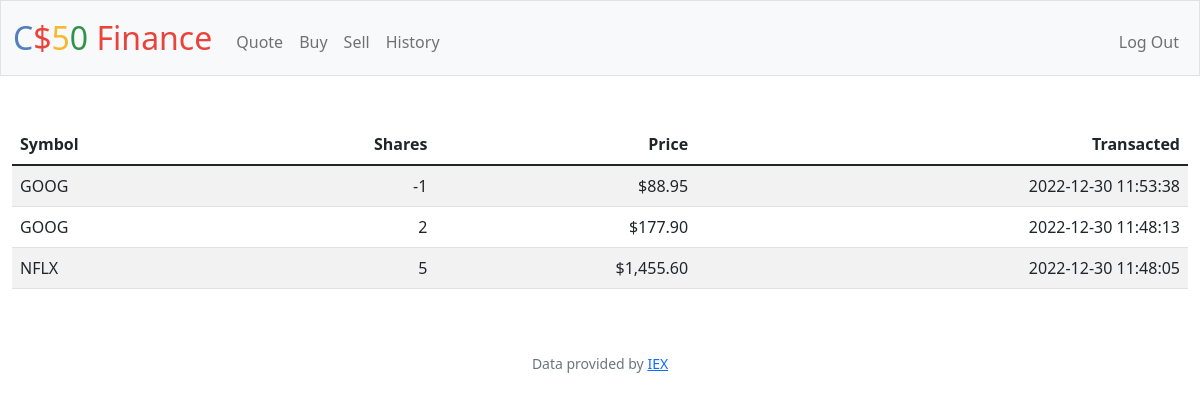
The app's page /history (signed in) with its own data.
### tables this page shows
CREATE TABLE transactions
  (id       INTEGER PRIMARY KEY AUTOINCREMENT NOT NULL,
  user_id   INTEGER NOT NULL,
  timestamp DATETIME DEFAULT CURRENT_TIMESTAMP,
  type      TEXT CHECK(type IN ('P', 'S')),
  price     NUMERIC CHECK(price > 0) NOT NULL,
  shares    INTEGER CHECK(shares > 0) NOT NULL,
  symbol    TEXT CHECK(LENGTH(symbol) < 50) NOT NULL,
            FOREIGN KEY(user_id) REFERENCES users(id));

### app.py (the view)
@app.route("/history")
@login_required
def history():
    rows = db.execute(
        "SELECT symbol, shares, price, type, timestamp FROM transactions WHERE user_id=? ORDER BY timestamp DESC",
        session["user_id"])
    return render_template("history.html", rows=rows)

### app.py (called while the page is built)
@app.after_request
def after_request(response):
    response.headers["Cache-Control"] = "no-cache, no-store, must-revalidate"
    response.headers["Expires"] = 0
    response.headers["Pragma"] = "no-cache"
    return response

### helpers.py (called while the page is built)
def login_required(f):
    @wraps(f)
    def decorated_function(*args, **kwargs):
        if session.get("user_id") is None:
            return redirect("/login")
        return f(*args, **kwargs)
    return decorated_function

def usd(value):
    return f"${value:,.2f}"

def dt(value):
    return value

### templates/history.html (shortened to what this page needs)
{% extends "layout.html" %}
{% block main %}
<table class="table table-striped">
  <thead>
    <tr>
      <th class="text-start">Symbol</th>
      <th class="text-end">Shares</th>
      <th class="text-end">Price</th>
      <th class="text-end">Transacted</th>
    </tr>
  </thead>
  <tbody>
    {% for row in rows %}
    <tr>
      <td class="text-start">{{ row.symbol }}</td>
      <td class="text-end">
        {{ '-' if row.type == 'S' else '' }}{{ row.shares }}
      </td>
      <td class="text-end">{{ row.price | usd }}</td>
      <td class="text-end">{{ row.timestamp | datetime }}</td>
    </tr>
    {% endfor %}
  </tbody>
</table>
{% endblock %}

### records on screen
transactions: symbol "GOOG", type "-", shares "1", price "$88.95", timestamp "2022-12-30 11:53:38"
transactions: symbol "GOOG", shares "2", price "$177.90", timestamp "2022-12-30 11:48:13"
transactions: symbol "NFLX", shares "5", price "$1,455.60", timestamp "2022-12-30 11:48:05"
